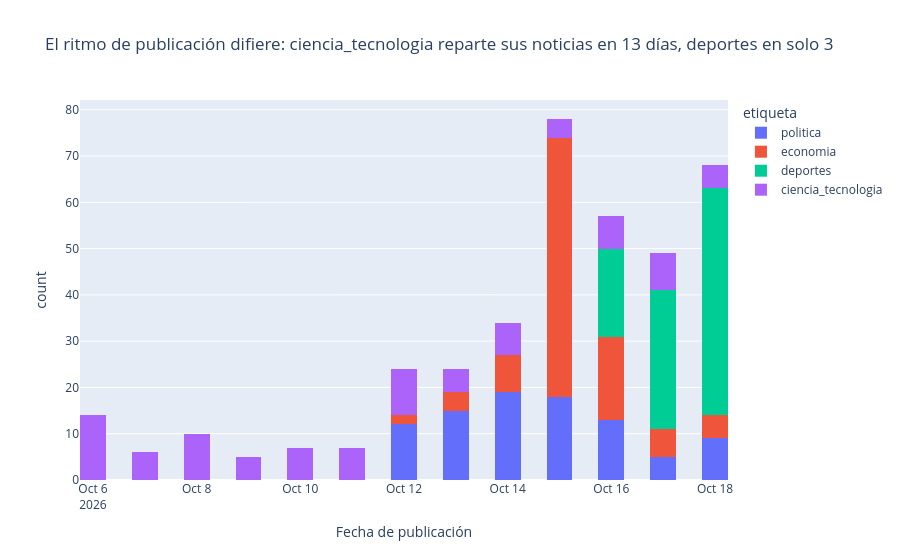

Notebook cell for this chart:
### Code cell
df["fecha"] = pd.to_datetime(df["fecha"])
dias = df.groupby("etiqueta")["fecha"].agg(lambda s: (s.max() - s.min()).days + 1)
fig2 = px.histogram(df, x="fecha", color="etiqueta", nbins=30,
                    title=f"El ritmo de publicación difiere: {dias.idxmax()} reparte sus noticias en {dias.max()} días, {dias.idxmin()} en solo {dias.min()}",
                    labels={"fecha": "Fecha de publicación", "count": "N° de noticias"})
fig2.show()
dias.rename("dias_cubiertos").to_frame()
